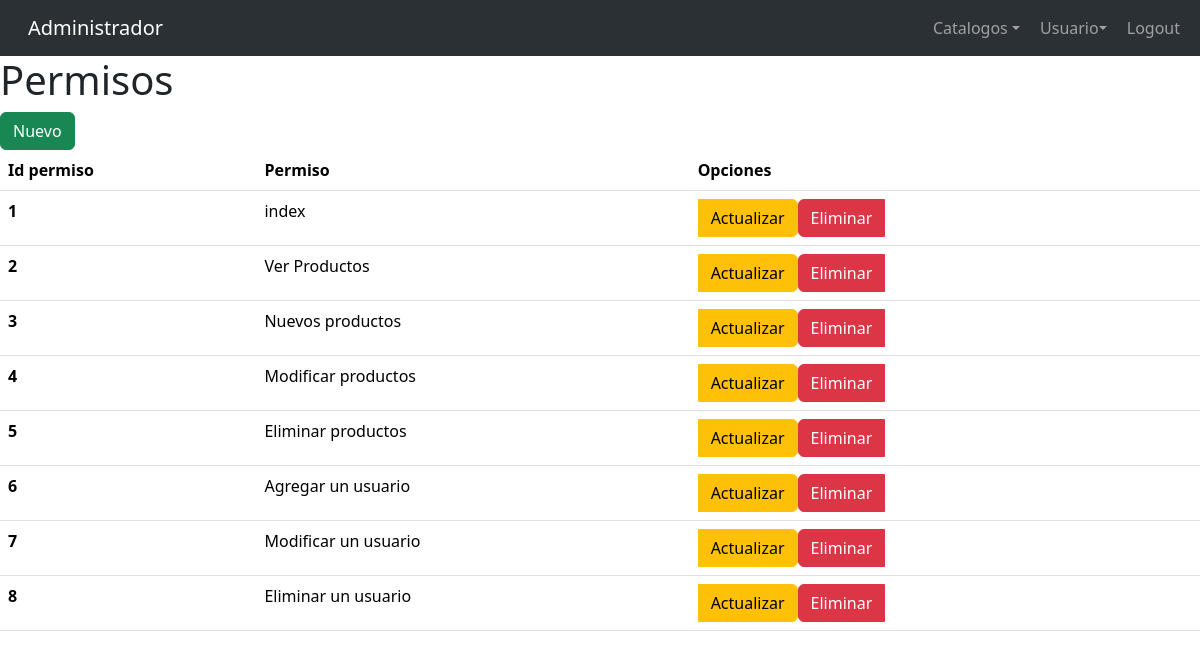
Screenshot of /config/admin/permiso.php (signed in) with the database file from the repository.
### tables this page shows
CREATE TABLE `permiso` (
  `id_permiso` int(11) NOT NULL,
  `permiso` varchar(30) NOT NULL
);

### config/sistema.class.php (called while the page is built, shortened)
<?php
class sistema {
    function conexion() {
        try {
            $this->con = new PDO(SGBD.':host='.DBHOST.';dbname='.DBNAME.';port='.DBPORT, DBUSER, DBPASS);
            return $this->con;
        } catch (PDOException $e) {
            echo "Error en la conexión: " . $e->getMessage();
        }
    }
}
?>

### config/admin/permiso.class.php (called while the page is built, shortened)
<?php
 require_once ('../sistema.class.php');
 class permiso extends sistema {
    function readAll (){
        $consulta ='select * from permiso';
        $sql = $this->con->prepare ($consulta);
        $sql -> execute();
        $result = $sql -> fetchALL(PDO::FETCH_ASSOC);
        return $result;
    }
 }
?>

### config/admin/views/permiso/index.php (the view, shortened to what this page needs)
<?php require('views/header/headerAdministrador.php');?>
  <h1>Permisos</h1>
  <a href="permiso.php?accion=crear" class="btn btn-success">Nuevo</a>
  <table class="table">
  <thead>
    <tr>
      <th scope="col">Id permiso</th>
      <th scope="col">Permiso</th>
      <th scope="col">Opciones</th>
    </tr>
  </thead>
  <tbody>
    <?php foreach($permisos as $permiso): ?>
    <tr>
      <th scope="row"><?php echo $permiso ['id_permiso']; ?></th>
      <td><?php echo $permiso ['permiso']; ?></td>
      <td>
        <div class="btn-group" role="group" aria-label="Basic radio toggle button group">
          <a href="permiso.php?accion=actualizar&id=<?php echo $permiso ['id_permiso']; ?>" class="btn btn-warning">Actualizar</a>
          <a href="permiso.php?accion=eliminar&id=<?php echo $permiso ['id_permiso']; ?>" class="btn btn-danger">Eliminar</a>
        </div>
      </td>
    </tr>
    <?php endforeach; ?>
  </tbody>
</table>
<?php require('views/footer.php')?>

### rows the page displays
permiso: id_permiso "1", permiso "index"
permiso: id_permiso "2", permiso "Ver Productos"
permiso: id_permiso "3", permiso "Nuevos productos"
permiso: id_permiso "4", permiso "Modificar productos"
permiso: id_permiso "5", permiso "Eliminar productos"
permiso: id_permiso "6", permiso "Agregar un usuario"
permiso: id_permiso "7", permiso "Modificar un usuario"
permiso: id_permiso "8", permiso "Eliminar un usuario"
